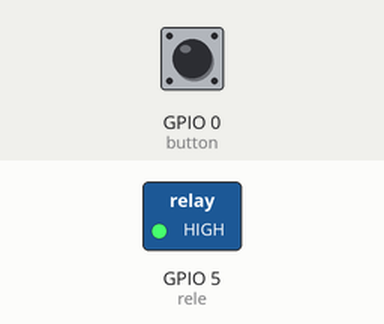
Bench run of a program on a simulated ESP32 board running MicroPython. On the bench: switched loads named in the program (green lamp = pin HIGH). Inputs (shaded band) come from the test bench; at power-on: GPIO 0 (button) HIGH.

Above: at 1.2 s.
1.3 s: GPIO 0 (button) pulled LOW for 0.15 s
At 1.4 s:
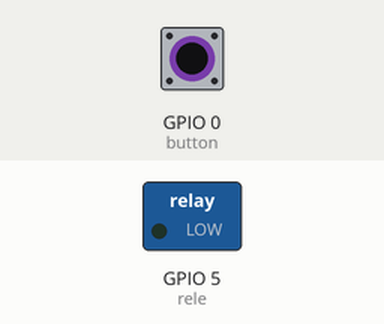
3.0 s: GPIO 0 (button) pulled LOW for 3.2 s
At 7.0 s:
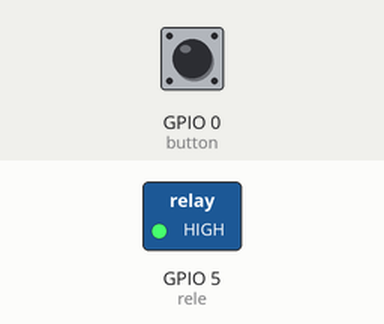
Timing chart, 0 to 8.5 s (numbered marks = the images above; inputs shaded):
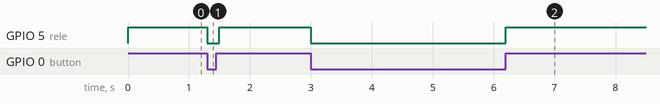

The program:

23._Controle_de_um_rel__com_bot_o.py
```python
from machine import Pin
import time

rele = Pin(5, Pin.OUT)  # GPIO 5
button = Pin(0, Pin.IN)  # GPIO 0

while True:
    if button.value() == 1:
        rele.on()
    else:
        rele.off()
    time.sleep(0.1)
```

Measured:
- after the input at 1.3 s, GPIO 5 (rele): HIGH → LOW at once, → HIGH 0.20 s later
- after the input at 3.0 s, GPIO 5 (rele): HIGH → LOW at once, → HIGH 3.2 s later
